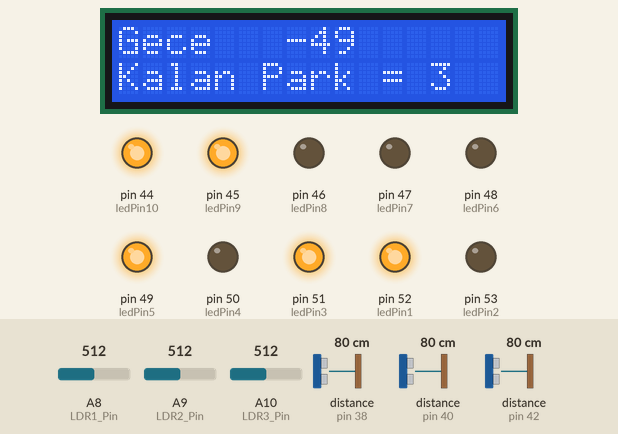
This sketch was run on a simulated Arduino Mega 2560, built with avr-gcc and run on an emulated ATmega2560. On the bench: 16×2 character LCD, output pins drawn as LEDs (lit = HIGH). Wiring (inferred from the names in the program): 3 × ultrasonic range finder: trigger pin 39, echo pin 38 / trigger pin 41, echo pin 40 / trigger pin 43, echo pin 42. The inputs (shaded band) are chosen by the test bench; at power-on: A8 (LDR1_Pin) = 512, distance to the obstacle (sensors on pin 38, pin 40, pin 42) 80 cm, A9 (LDR2_Pin) = 512, A10 (LDR3_Pin) = 512. The echo pulse lasts 58.3 µs per cm; pins used as bus, display or sensor lines are not drawn; what the sketch prints to the serial monitor is not drawn.

Above: at 1.26 s.
1.3 s: A8 (LDR1_Pin) set to 485
At 1.8 s:
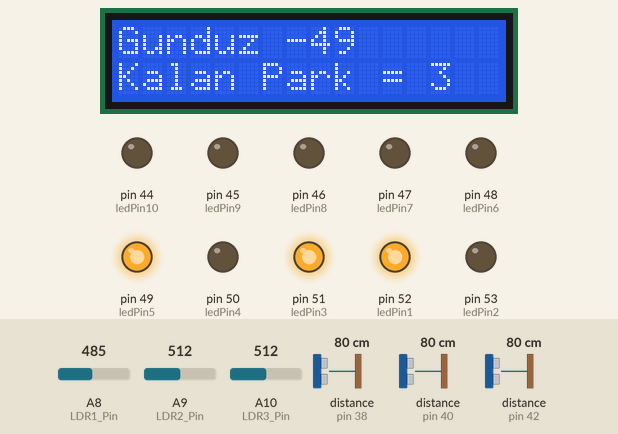
2.9 s: distance to the obstacle (sensor on pin 38) set to 12 cm
5.9 s: distance to the obstacle (sensor on pin 38) set to 9 cm
At 6.9 s:
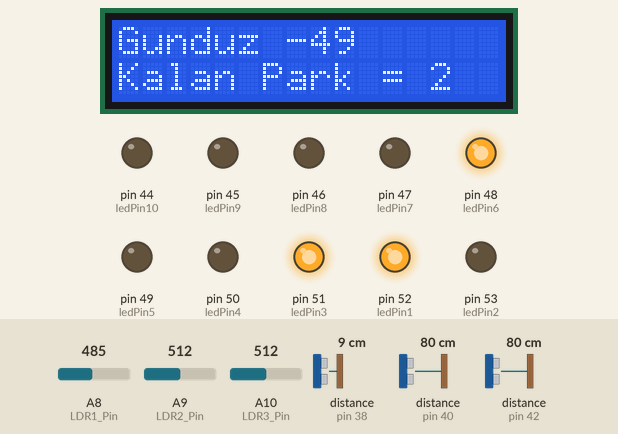
7.4 s: distance to the obstacle (sensor on pin 40) set to 12 cm
8.9 s: distance to the obstacle (sensor on pin 40) set to 9 cm
At 9.8 s:
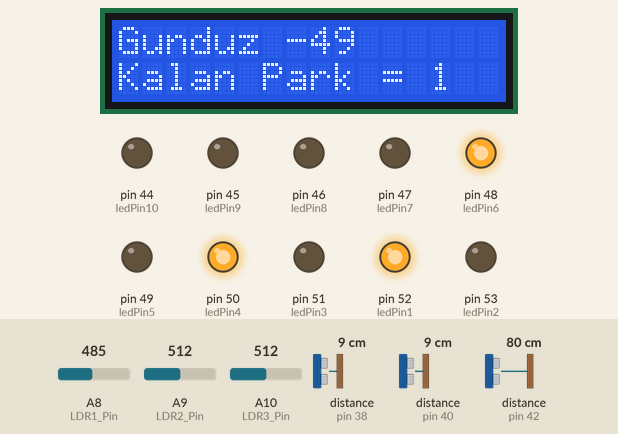
10.5 s: A8 (LDR1_Pin) set to 510
At 10.6 s:
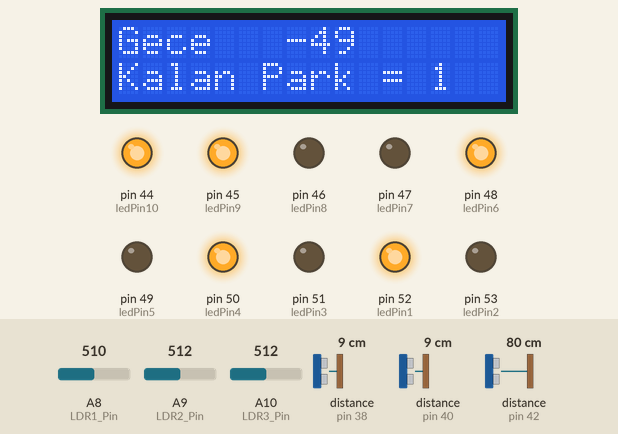
Timing chart, 0 to 13.1 s (numbered marks = the images above; inputs shaded):
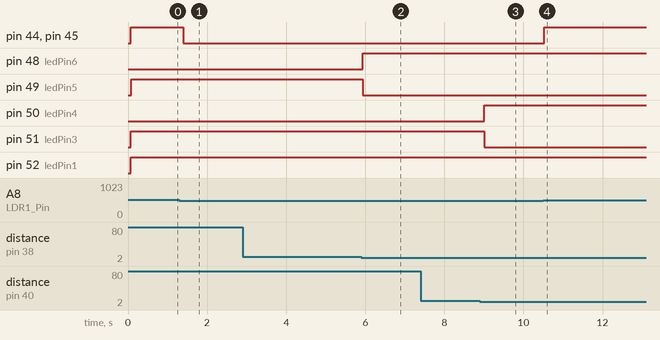

The sketch:

ParkingLot.ino
```cpp
#define echoPin1 42 // Echo1 Pin
#define trigPin1 43 // Trigger1 Pin
#define echoPin2 40 // Echo2 Pin
#define trigPin2 41 // Trigger2 Pin
#define echoPin3 38 // Echo3 Pin
#define trigPin3 39 // Trigger3 Pin
#define echoPin4 36 // Echo4 Pin
#define trigPin4 37 // Trigger4 Pin
#include <LiquidCrystal.h>
LiquidCrystal lcd(8, 9, 4, 5, 6, 7);

int LDR1_Pin = A8;
int LDR2_Pin = A9;
int LDR3_Pin = A10;
const int ledPin1 = 52;
const int ledPin2 = 53;
const int ledPin3 = 51;
const int ledPin4 = 50;
const int ledPin5 = 49;
const int ledPin6 = 48;
const int ledPin7 = 47;
const int ledPin8 = 46;
const int ledPin9 = 45;
const int ledPin10 = 44;
int maximumRange = 10;
int minimumRange = 0;
int kalan=0;
long duration1,duration2,duration3,duration4,distance1,distance2,distance3,distance4;

void setup() {
  lcd.begin(16, 2);
  Serial.begin(9600);
  pinMode(ledPin1, OUTPUT);
  pinMode(ledPin2, OUTPUT);
  pinMode(ledPin3, OUTPUT);
  pinMode(ledPin4, OUTPUT);
  pinMode(ledPin5, OUTPUT);
  pinMode(ledPin6, OUTPUT);
  pinMode(ledPin7, OUTPUT);
  pinMode(ledPin8, OUTPUT);
  pinMode(ledPin9, OUTPUT);
  pinMode(ledPin10, OUTPUT);
  pinMode(trigPin1, OUTPUT);
  pinMode(echoPin1, INPUT);
  pinMode(trigPin2, OUTPUT);
  pinMode(echoPin2, INPUT);
  pinMode(trigPin3, OUTPUT);
  pinMode(echoPin3, INPUT);
  pinMode(trigPin4, OUTPUT);
  pinMode(echoPin4, INPUT);

}

void loop() {
  kalan=0;
  int val=Serial.read()-'0';
  lcd.setCursor(0, 0);
  ldroku();
  mesafeoku();
  lcd.setCursor(7,0);
  lcd.print(val);
  Serial.println("-------------------------------------");
}
void ldroku(){
  int LDRReading1 = analogRead(LDR1_Pin);
  //Serial.print("ldr1= ");
  //Serial.println(LDRReading1);
  int LDRReading2 = analogRead(LDR2_Pin);
 // Serial.print("ldr2= ");
  //Serial.println(LDRReading2);
  int LDRReading3 = analogRead(LDR3_Pin);
  //Serial.print("ldr3= ");
  //Serial.println(LDRReading3);
 if ((LDRReading1 < 500) ||  (LDRReading2 < 500) ||(LDRReading3 < 500) ){
    digitalWrite(ledPin9, LOW);
    digitalWrite(ledPin10, LOW);
    Serial.println("Gunduz");
    lcd.print("Gunduz");
  } else {
    digitalWrite(ledPin9, HIGH);
    digitalWrite(ledPin10, HIGH);
    //lcd.print("                 ");
    Serial.println("Gece");
    lcd.print("Gece        ");
  }

  //delay(2000);
}

void mesafeoku(){
   snsr1oku();
   snsr2oku();
   snsr3oku();
   //snsr4oku();
   lcd.setCursor(0, 1);
   lcd.print("Kalan Park = ");
   lcd.print(kalan);
   //Serial.println(kalan);
    //delay(2000);
}
void snsr1oku(){
  digitalWrite(trigPin1, LOW);
  delayMicroseconds(2);
  digitalWrite(trigPin1, HIGH);
  delayMicroseconds(10);
  digitalWrite(trigPin1, LOW);
  duration1 = pulseIn(echoPin1, HIGH);
  distance1 = duration1/58.2;
  if (distance1 >= maximumRange || distance1 <= minimumRange)
    {
      Serial.println("1.Park Yeri Bos");
      digitalWrite(ledPin1, HIGH);
      digitalWrite(ledPin2, LOW);
      kalan=kalan+1;
      //Serial.println(kalan);
    }
    else
    {

      Serial.println("1.Park Yeri Dolu");
      digitalWrite(ledPin1, LOW);
      digitalWrite(ledPin2, HIGH);

      //Serial.println(kalan);
    }
}
void snsr2oku(){
  digitalWrite(trigPin2, LOW);
  delayMicroseconds(2);
  digitalWrite(trigPin2, HIGH);
  delayMicroseconds(10);
  digitalWrite(trigPin2, LOW);
  duration2 = pulseIn(echoPin2, HIGH);
  distance2 = duration2/58.2;
  if (distance2 >= maximumRange || distance2 <= minimumRange)
    {
      Serial.println("2.Park Yeri Bos");
       digitalWrite(ledPin3, HIGH);
      digitalWrite(ledPin4, LOW);
      kalan=kalan+1;
      //Serial.println(kalan);
    }
    else
    {
      Serial.println("2.Park Yeri Dolu");
      digitalWrite(ledPin3, LOW);
      digitalWrite(ledPin4, HIGH);

      //Serial.println(kalan);
    }
}
void snsr3oku(){
  digitalWrite(trigPin3, LOW);
  delayMicroseconds(2);
  digitalWrite(trigPin3, HIGH);
  delayMicroseconds(10);
  digitalWrite(trigPin3, LOW);
  duration3 = pulseIn(echoPin3, HIGH);
  distance3 = duration3/58.2;
  if (distance3 >= maximumRange || distance3 <= minimumRange)
    {
      Serial.println("3.Park Yeri Bos");
      digitalWrite(ledPin5, HIGH);
      digitalWrite(ledPin6, LOW);
      kalan=kalan+1;
      //Serial.println(kalan);
    }
    else
    {
     Serial.println("3.Park Yeri Dolu");
      digitalWrite(ledPin5, LOW);
      digitalWrite(ledPin6, HIGH);

      //Serial.println(kalan);
    }
}
void snsr4oku(){
  digitalWrite(trigPin4, LOW);
  delayMicroseconds(2);
  digitalWrite(trigPin4, HIGH);
  delayMicroseconds(10);
  digitalWrite(trigPin4, LOW);
  duration4 = pulseIn(echoPin4, HIGH);
  distance4 = duration4/58.2;
  if (distance4 >= maximumRange || distance4 <= minimumRange)
    {
      Serial.println("4.Park Yeri Bos");
      digitalWrite(ledPin7, HIGH);
      digitalWrite(ledPin8, LOW);
      kalan=kalan+1;
     // Serial.println(kalan);
    }
    else
    {
      Serial.println("4.Park Yeri Dolu");
      digitalWrite(ledPin7, LOW);
      digitalWrite(ledPin8, HIGH);

      //Serial.println(kalan);
    }
}
```

Measured:
- the behaviour switches between 500 and 499 on A8 (LDR1_Pin) (found by bisection; images 0 and 1)
- the behaviour switches between 11 and 10 cm on distance to the obstacle (sensor on pin 38) (found by bisection; images 1 and 2)
- the behaviour switches between 11 and 10 cm on distance to the obstacle (sensor on pin 40) (found by bisection; images 2 and 3)
- after the input at 1.3 s, pin 44 (ledPin10), pin 45 (ledPin9): HIGH → LOW after 0.09 s
- after the input at 2.9 s, every drawn part: stays the same
- after the input at 5.9 s, pin 48 (ledPin6): LOW → HIGH at once; pin 49 (ledPin5): HIGH → LOW at once; the display: changes after 0.08 s (image 2)
- after the input at 7.4 s, every drawn part: stays the same
- after the input at 8.9 s, pin 50 (ledPin4): LOW → HIGH after 0.11 s; pin 51 (ledPin3): HIGH → LOW after 0.11 s; the display: changes after 0.13 s (image 3)
- after the input at 10.5 s, pin 44 (ledPin10), pin 45 (ledPin9): LOW → HIGH at once; the display: first changes at once (image 4 shows a later state)
